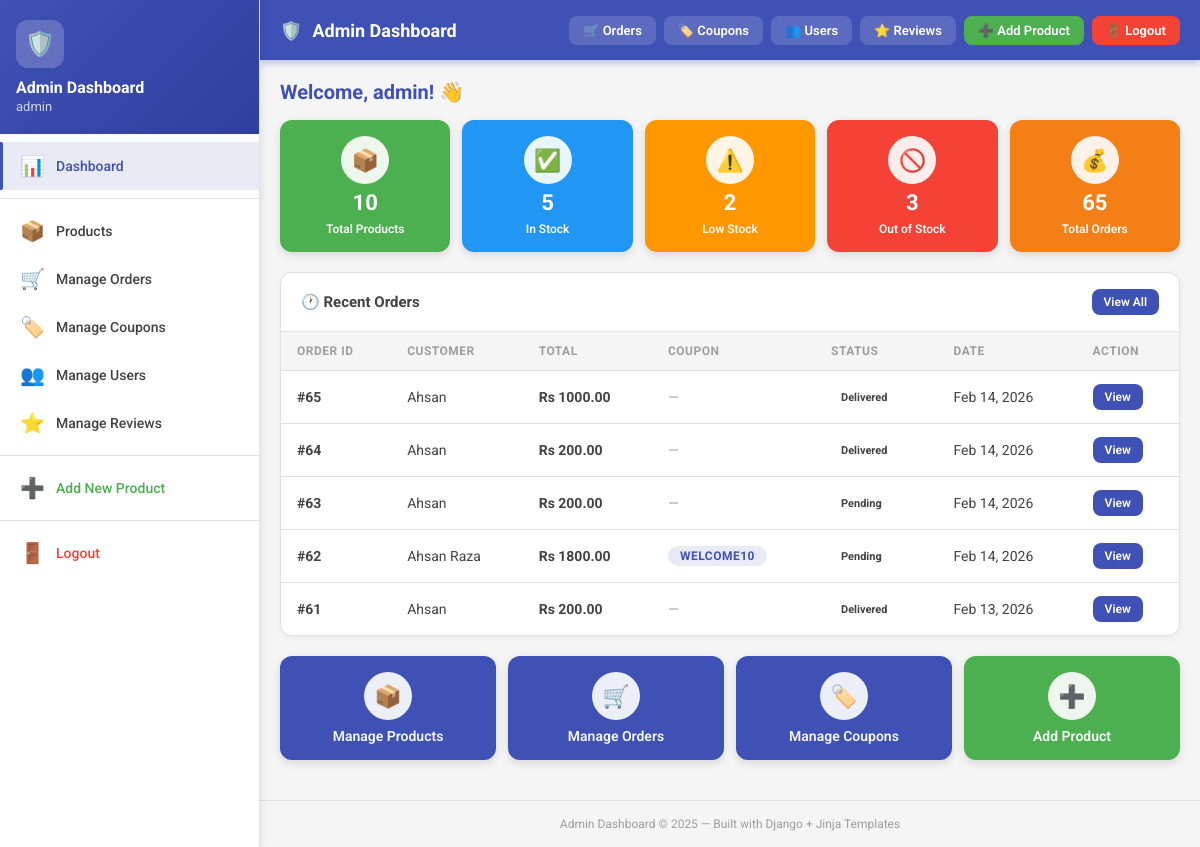
The page /dashboard/ (signed in) on the database its author committed.
### users/models.py (models this page shows, shortened)
class User(AbstractUser):
    ROLE_CHOICES = (
        ('user', 'User'),
        ('admin', 'Admin'),
    )
    role = models.CharField(
        max_length=10,
        choices=ROLE_CHOICES,
        default='user'
    )
    is_blocked = models.BooleanField(default=False)

### orders/models.py (models this page shows, shortened)
class Order(models.Model):
    STATUS_CHOICES = [
        ('Pending', 'Pending'),
        ('Processing', 'Processing'),
        ('Shipped', 'Shipped'),
        ('Out for Delivery', 'Out for Delivery'),
        ('Delivered', 'Delivered'),
        ('Cancelled', 'Cancelled'),
    ]
    PAYMENT_STATUS_CHOICES = [
        ('Pending', 'Pending'),
        ('Paid', 'Paid'),
        ('Failed', 'Failed'),
        ('Refunded', 'Refunded'),
    ]
    user = models.ForeignKey(
        settings.AUTH_USER_MODEL,
        on_delete=models.SET_NULL,
        null=True,
        blank=True,
        related_name='orders'
    )
    full_name = models.CharField(max_length=255)
    email = models.EmailField()
    phone = models.CharField(max_length=20, blank=True, null=True)
    address = models.TextField(blank=True, null=True)
    city = models.CharField(max_length=150, blank=True, null=True)
    state = models.CharField(max_length=150, blank=True, null=True)
    postal_code = models.CharField(max_length=20, blank=True, null=True)
    country = models.CharField(max_length=150, blank=True, null=True)
    status = models.CharField(
        max_length=30,
        choices=STATUS_CHOICES,
        default='Pending'
    )
    payment_status = models.CharField(
        max_length=20,
        choices=PAYMENT_STATUS_CHOICES,
        default='Pending'
    )
    total_amount = models.DecimalField(
        max_digits=10,
        decimal_places=2,
        default=0
    )
    coupon = models.ForeignKey(
        Coupon,
        on_delete=models.SET_NULL,
        null=True,
        blank=True
    )
    discount_amount = models.DecimalField(
        max_digits=10,
        decimal_places=2,
        default=0
    )
    tracking_number = models.CharField(
        max_length=100,
        blank=True,
        null=True
    )
    estimated_delivery = models.DateField(
        blank=True,
        null=True
    )
    created_at = models.DateTimeField(auto_now_add=True)
    updated_at = models.DateTimeField(auto_now=True)

### coupons/models.py (models this page shows, shortened)
class Coupon(models.Model):
    DISCOUNT_TYPE_CHOICES = [
        ('percentage', 'Percentage'),
        ('flat', 'Flat Amount'),
    ]
    code = models.CharField(max_length=50, unique=True)
    discount_type = models.CharField(max_length=20, choices=DISCOUNT_TYPE_CHOICES)
    discount_value = models.DecimalField(max_digits=10, decimal_places=2)
    start_date = models.DateTimeField()
    end_date = models.DateTimeField()
    minimum_cart_value = models.DecimalField(max_digits=10, decimal_places=2, default=0)
    usage_limit = models.PositiveIntegerField(null=True, blank=True)
    applicable_products = models.ManyToManyField(Product, blank=True)
    is_active = models.BooleanField(default=True)
    times_used = models.PositiveIntegerField(default=0)  # track usage count

### dashboard/views.py (the view)
# urls.py: path('', views.dashboard_home, name='dashboard_home'),
@admin_required
def dashboard_home(request):
    all_products = Product.objects.all()
    context = {
        'total_products': all_products.count(),
        'in_stock':       all_products.filter(stock__gte=10).count(),
        'low_stock':      all_products.filter(stock__gt=0, stock__lt=10).count(),
        'out_of_stock':   all_products.filter(stock=0).count(),
        'total_orders':   Order.objects.count(),
        'total_coupons':  Coupon.objects.count(),
        'total_users':    User.objects.count(),
        'total_reviews':  Review.objects.count(),
        'pending_orders': Order.objects.filter(status='pending').count(),
        'recent_orders':  Order.objects.select_related('user', 'coupon').order_by('-created_at')[:5],
    }
    return render(request, 'dashboard/home.html', context)

### backend/jinja2.py (called while the page is built)
def environment(**options):
    env = Environment(**options)
    env.globals.update({
        'static': static,
        'url': reverse,
    })
    return env

### dashboard/views.py (called while the page is built)
def is_admin(user):
    return user.is_authenticated and user.is_staff

### templates/dashboard/home.html (shortened to what this page needs)
{% extends 'dashboard/base.html' %}
{% block appbar_title %}Admin Dashboard{% endblock %}
{% block content %}
<p class="welcome-text">Welcome, {{ request.user.username }}! 👋</p>
<div class="analytics-grid">
    <div class="analytics-card bg-green">
        <div class="a-icon">📦</div>
        <div class="a-value">{{ total_products }}</div>
        <div class="a-label">Total Products</div>
    </div>
    <div class="analytics-card bg-blue">
        <div class="a-icon">✅</div>
        <div class="a-value">{{ in_stock }}</div>
        <div class="a-label">In Stock</div>
    </div>
    <div class="analytics-card bg-orange">
        <div class="a-icon">⚠️</div>
        <div class="a-value">{{ low_stock }}</div>
        <div class="a-label">Low Stock</div>
    </div>
    <div class="analytics-card bg-red">
        <div class="a-icon">🚫</div>
        <div class="a-value">{{ out_of_stock }}</div>
        <div class="a-label">Out of Stock</div>
    </div>
    <div class="analytics-card bg-amber">
        <div class="a-icon">💰</div>
        <div class="a-value">{{ total_orders }}</div>
        <div class="a-label">Total Orders</div>
    </div>
</div>
<div class="card">
    <div class="card-header">
        🕐 Recent Orders
        <a href="{% url 'order_list' %}" class="btn btn-sm btn-indigo">View All</a>
    </div>
    <div class="table-wrap">
        <table>
            <thead>
                <tr>
                    <th>Order ID</th>
                    <th>Customer</th>
                    <th>Total</th>
                    <th>Coupon</th>
                    <th>Status</th>
                    <th>Date</th>
                    <th>Action</th>
                </tr>
            </thead>
            <tbody>
                {% for order in recent_orders %}
                <tr>
                    <td><strong>#{{ order.id }}</strong></td>
                    <td>{{ order.full_name }}</td>
                    <td><strong>Rs {{ order.total_amount }}</strong></td>
                    <td>
                        {% if order.coupon %}
                        <span class="coupon-chip">{{ order.coupon.code }}</span>
                        {% else %}
                        <span style="color:#9E9E9E;">—</span>
                        {% endif %}
                    </td>
                    <td><span class="status-badge status-{{ order.status }}">{{ order.status }}</span></td>
                    <td>{{ order.created_at|date:"M d, Y" }}</td>
                    <td>
                        <a href="{% url 'order_detail' order.id %}" class="btn btn-sm btn-indigo">View</a>
                    </td>
                </tr>
                {% empty %}
                <tr>
                    <td colspan="7" style="text-align:center;color:#9E9E9E;padding:30px;">
                        No orders yet.
                    </td>
                </tr>
                {% endfor %}
            </tbody>
        </table>
    </div>
</div>
<div style="display:grid;grid-template-columns:repeat(auto-fit,minmax(180px,1fr));gap:12px;margin-top:4px;">
    <a href="{% url 'product_list' %}" class="analytics-card bg-indigo" style="text-decoration:none;">
        <div class="a-icon">📦</div>
        <div class="a-label" style="font-size:14px;">Manage Products</div>
    </a>
    <a href="{% url 'order_list' %}" class="analytics-card bg-indigo" style="text-decoration:none;">
        <div class="a-icon">🛒</div>
        <div class="a-label" style="font-size:14px;">Manage Orders</div>
    </a>
    <a href="{% url 'coupon_list' %}" class="analytics-card bg-indigo" style="text-decoration:none;">
        <div class="a-icon">🏷️</div>
        <div class="a-label" style="font-size:14px;">Manage Coupons</div>
    </a>
    <a href="{% url 'product_add' %}" class="analytics-card bg-green" style="text-decoration:none;">
        <div class="a-icon">➕</div>
        <div class="a-label" style="font-size:14px;">Add Product</div>
    </a>
</div>
{% endblock %}

### templates/dashboard/base.html (shortened to what this page needs)
<!DOCTYPE html>
<html lang="en">
<head>
</head>
<body>
<aside class="sidebar" id="sidebar">
    <div class="sidebar-header">
        <div class="admin-icon">🛡️</div>
        <h2>Admin Dashboard</h2>
        <p>{{ request.user.username }}</p>
    </div>
    <nav class="sidebar-nav">
        <a href="{% url 'dashboard_home' %}" class="nav-item {% if request.resolver_match.url_name == 'dashboard_home' %}active{% endif %}">
            <span class="nav-icon">📊</span> Dashboard
        </a>
        <div class="nav-divider"></div>
        <a href="{% url 'product_list' %}" class="nav-item {% if 'product' in request.resolver_match.url_name %}active{% endif %}">
            <span class="nav-icon">📦</span> Products
        </a>
        <a href="{% url 'order_list' %}" class="nav-item {% if 'order' in request.resolver_match.url_name %}active{% endif %}">
            <span class="nav-icon">🛒</span> Manage Orders
        </a>
        <a href="{% url 'coupon_list' %}" class="nav-item {% if 'coupon' in request.resolver_match.url_name %}active{% endif %}">
            <span class="nav-icon">🏷️</span> Manage Coupons
        </a>
        <a href="{% url 'user_list' %}" class="nav-item {% if 'user' in request.resolver_match.url_name %}active{% endif %}">
            <span class="nav-icon">👥</span> Manage Users
        </a>
        <a href="{% url 'review_list' %}" class="nav-item {% if 'review' in request.resolver_match.url_name %}active{% endif %}">
            <span class="nav-icon">⭐</span> Manage Reviews
        </a>
        <div class="nav-divider"></div>
        <a href="{% url 'product_add' %}" class="nav-item green-item">
            <span class="nav-icon">➕</span> Add New Product
        </a>
        <div class="nav-divider"></div>
        <a href="{% url 'admin_logout' %}" class="nav-item red-item">
            <span class="nav-icon">🚪</span> Logout
        </a>
    </nav>
</aside>
<div class="main">
    <div class="appbar">
        <div style="display:flex;align-items:center;gap:12px;">
            <div class="appbar-title">
                🛡️
                <span>{% block appbar_title %}Admin Dashboard{% endblock %}</span>
            </div>
        </div>
        <div class="appbar-actions">
            <a href="{% url 'order_list' %}" class="appbar-btn">🛒 Orders</a>
            <a href="{% url 'coupon_list' %}" class="appbar-btn">🏷️ Coupons</a>
            <a href="{% url 'user_list' %}" class="appbar-btn">👥 Users</a>
            <a href="{% url 'review_list' %}" class="appbar-btn">⭐ Reviews</a>
            <a href="{% url 'product_add' %}" class="appbar-btn green">➕ Add Product</a>
            <a href="{% url 'admin_logout' %}" class="appbar-btn red">🚪 Logout</a>
        </div>
    </div>
    <div class="content">
        {% block content %}{% endblock %}
    </div>
    <div class="footer">
        Admin Dashboard &copy; 2025 — Built with Django + Jinja Templates
    </div>
</div>
</body>
</html>

### rows shown on the page
User: user.username "admin"
Order: id "65", full_name "Ahsan", total_amount "1000.00", status "Delivered", created_at "Feb 14, 2026"
Order: id "64", full_name "Ahsan", total_amount "200.00", status "Delivered", created_at "Feb 14, 2026"
Order: id "63", full_name "Ahsan", total_amount "200.00", status "Pending", created_at "Feb 14, 2026"
Order: id "62", full_name "Ahsan Raza", total_amount "1800.00", coupon.code "WELCOME10", status "Pending", created_at "Feb 14, 2026"
Order: id "61", full_name "Ahsan", total_amount "200.00", status "Delivered", created_at "Feb 13, 2026"

### other values the page prints
{{ total_products }} "10"
{{ in_stock }} "5"
{{ low_stock }} "2"
{{ out_of_stock }} "3"
{{ total_orders }} "65"
